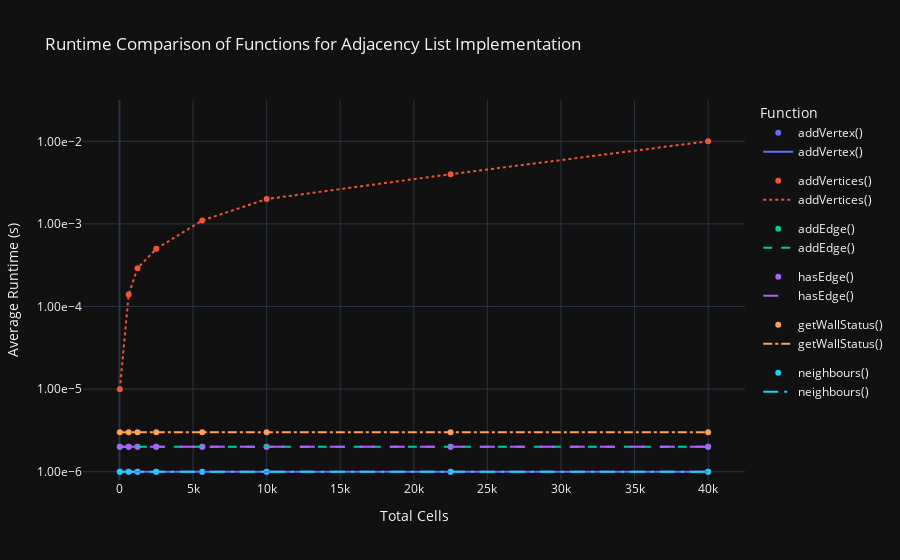

The notebook cell this image was saved under:
### Code cell
# Desired functions
functions = ['addVertex()', 'addVertices()', 'addEdge()', 'hasEdge()', 'getWallStatus()', 'neighbours()']

# Line styles and widths for each function
line_styles = ['solid', 'dot', 'dash', 'longdash', 'dashdot', 'longdashdot', 'dot', 'dash', '5px 10px 2px 2px', '10% 20% 40%']
line_widths = [2, 2, 2, 2, 2, 2, 2, 2]

# Create a scatter plot
fig_scatter = px.scatter(
    data_frame=adjListFunctionsDF,
    x='totalCells',
    y=functions,
    labels={'totalCells': 'Total Cells', 'addVertex()': 'addVertex()', 'addVertices()': 'addVertices()', 'addEdge()': 'addEdge()', 'hasEdge()': 'hasEdge', 'getWallStatus()': 'getWallStatus()', 'neighbours()': 'neighbours()'},
    title='Total Cells vs. Average Runtime for Selected Adjacency Matrix Functions',
    hover_data={'totalCells': ':.2f', 'value': ':.2e'}
)

# Create a line plot with different line styles and widths
fig_line = px.line(
    data_frame=adjListFunctionsDF,
    x='totalCells',
    y=functions,
    labels={'totalCells': 'Total Cells', 'addVertex()': 'addVertex()', 'addVertices()': 'addVertices()', 'addEdge()': 'addEdge()', 'hasEdge()': 'hasEdge', 'getWallStatus()': 'getWallStatus()', 'neighbours()': 'neighbours()'},
    hover_data={'totalCells': ':.2f', 'value': ':.2e'}
)

# Combine the scatter and line plots
fig_combine = go.Figure(data=fig_scatter.data + fig_line.data)

# Line styles and widths for each trace
for i, trace in enumerate(fig_combine.data[len(functions):]):
    trace.line.dash = line_styles[i]
    trace.line.width = line_widths[i]

# Update layout with logarithmic y-axis and scientific notation
fig_combine.update_layout(
    template='plotly_dark',
    title='Runtime Comparison of Functions for Adjacency List Implementation',
    xaxis_title='Total Cells',
    yaxis_title='Average Runtime (s)',
    legend_title='Function',
    yaxis_type='log',
    yaxis_tickformat='.2e',  # 2 decimal places
    yaxis_tickvals=[1e-7, 1e-6, 1e-5, 1e-4, 1e-3, 1e-2, 1e-1, 1e0],  # tick values
    yaxis_range=[-6.1, -1.5], 
    hoverlabel=dict(namelength=-1) 
)

fig_combine.show()

### Figure 1 — Plotly figure (JSON) as saved in the notebook; plotly's stock layout.template omitted (floating-point values rounded to 4 significant figures)
{"data": [{"hovertemplate": "variable=addVertex()<br>Total Cells=%{x:.2f}<br>value=%{y:.2e}<extra></extra>", "legendgroup": "addVertex()", "marker": {"color": "#636efa", "symbol": "circle"}, "mode": "markers", "name": "addVertex()", "orientation": "v", "showlegend": true, "type": "scatter", "x": [25, 625, 1225, 2500, 5625, 10000, 22500, 40000], "xaxis": "x", "y": [1e-06, 1e-06, 1e-06, 1e-06, 1e-06, 1e-06, 1e-06, 1e-06], "yaxis": "y"}, {"hovertemplate": "variable=addVertices()<br>Total Cells=%{x:.2f}<br>value=%{y:.2e}<extra></extra>", "legendgroup": "addVertices()", "marker": {"color": "#EF553B", "symbol": "circle"}, "mode": "markers", "name": "addVertices()", "orientation": "v", "showlegend": true, "type": "scatter", "x": [25, 625, 1225, 2500, 5625, 10000, 22500, 40000], "xaxis": "x", "y": [1e-05, 0.00014, 0.00029, 0.0005, 0.0011, 0.002, 0.004, 0.01], "yaxis": "y"}, {"hovertemplate": "variable=addEdge()<br>Total Cells=%{x:.2f}<br>value=%{y:.2e}<extra></extra>", "legendgroup": "addEdge()", "marker": {"color": "#00cc96", "symbol": "circle"}, "mode": "markers", "name": "addEdge()", "orientation": "v", "showlegend": true, "type": "scatter", "x": [25, 625, 1225, 2500, 5625, 10000, 22500, 40000], "xaxis": "x", "y": [2e-06, 2e-06, 2e-06, 2e-06, 2e-06, 2e-06, 2e-06, 2e-06], "yaxis": "y"}, {"hovertemplate": "variable=hasEdge()<br>Total Cells=%{x:.2f}<br>value=%{y:.2e}<extra></extra>", "legendgroup": "hasEdge()", "marker": {"color": "#ab63fa", "symbol": "circle"}, "mode": "markers", "name": "hasEdge()", "orientation": "v", "showlegend": true, "type": "scatter", "x": [25, 625, 1225, 2500, 5625, 10000, 22500, 40000], "xaxis": "x", "y": [2e-06, 2e-06, 2e-06, 2e-06, 2e-06, 2e-06, 2e-06, 2e-06], "yaxis": "y"}, {"hovertemplate": "variable=getWallStatus()<br>Total Cells=%{x:.2f}<br>value=%{y:.2e}<extra></extra>", "legendgroup": "getWallStatus()", "marker": {"color": "#FFA15A", "symbol": "circle"}, "mode": "markers", "name": "getWallStatus()", "orientation": "v", "showlegend": true, "type": "scatter", "x": [25, 625, 1225, 2500, 5625, 10000, 22500, 40000], "xaxis": "x", "y": [3e-06, 3e-06, 3e-06, 3e-06, 3e-06, 3e-06, 3e-06, 3e-06], "yaxis": "y"}, {"hovertemplate": "variable=neighbours()<br>Total Cells=%{x:.2f}<br>value=%{y:.2e}<extra></extra>", "legendgroup": "neighbours()", "marker": {"color": "#19d3f3", "symbol": "circle"}, "mode": "markers", "name": "neighbours()", "orientation": "v", "showlegend": true, "type": "scatter", "x": [25, 625, 1225, 2500, 5625, 10000, 22500, 40000], "xaxis": "x", "y": [1e-06, 1e-06, 1e-06, 1e-06, 1e-06, 1e-06, 1e-06, 1e-06], "yaxis": "y"}, {"hovertemplate": "variable=addVertex()<br>Total Cells=%{x:.2f}<br>value=%{y:.2e}<extra></extra>", "legendgroup": "addVertex()", "line": {"color": "#636efa", "dash": "solid", "width": 2}, "marker": {"symbol": "circle"}, "mode": "lines", "name": "addVertex()", "orientation": "v", "showlegend": true, "type": "scatter", "x": [25, 625, 1225, 2500, 5625, 10000, 22500, 40000], "xaxis": "x", "y": [1e-06, 1e-06, 1e-06, 1e-06, 1e-06, 1e-06, 1e-06, 1e-06], "yaxis": "y"}, {"hovertemplate": "variable=addVertices()<br>Total Cells=%{x:.2f}<br>value=%{y:.2e}<extra></extra>", "legendgroup": "addVertices()", "line": {"color": "#EF553B", "dash": "dot", "width": 2}, "marker": {"symbol": "circle"}, "mode": "lines", "name": "addVertices()", "orientation": "v", "showlegend": true, "type": "scatter", "x": [25, 625, 1225, 2500, 5625, 10000, 22500, 40000], "xaxis": "x", "y": [1e-05, 0.00014, 0.00029, 0.0005, 0.0011, 0.002, 0.004, 0.01], "yaxis": "y"}, {"hovertemplate": "variable=addEdge()<br>Total Cells=%{x:.2f}<br>value=%{y:.2e}<extra></extra>", "legendgroup": "addEdge()", "line": {"color": "#00cc96", "dash": "dash", "width": 2}, "marker": {"symbol": "circle"}, "mode": "lines", "name": "addEdge()", "orientation": "v", "showlegend": true, "type": "scatter", "x": [25, 625, 1225, 2500, 5625, 10000, 22500, 40000], "xaxis": "x", "y": [2e-06, 2e-06, 2e-06, 2e-06, 2e-06, 2e-06, 2e-06, 2e-06], "yaxis": "y"}, {"hovertemplate": "variable=hasEdge()<br>Total Cells=%{x:.2f}<br>value=%{y:.2e}<extra></extra>", "legendgroup": "hasEdge()", "line": {"color": "#ab63fa", "dash": "longdash", "width": 2}, "marker": {"symbol": "circle"}, "mode": "lines", "name": "hasEdge()", "orientation": "v", "showlegend": true, "type": "scatter", "x": [25, 625, 1225, 2500, 5625, 10000, 22500, 40000], "xaxis": "x", "y": [2e-06, 2e-06, 2e-06, 2e-06, 2e-06, 2e-06, 2e-06, 2e-06], "yaxis": "y"}, {"hovertemplate": "variable=getWallStatus()<br>Total Cells=%{x:.2f}<br>value=%{y:.2e}<extra></extra>", "legendgroup": "getWallStatus()", "line": {"color": "#FFA15A", "dash": "dashdot", "width": 2}, "marker": {"symbol": "circle"}, "mode": "lines", "name": "getWallStatus()", "orientation": "v", "showlegend": true, "type": "scatter", "x": [25, 625, 1225, 2500, 5625, 10000, 22500, 40000], "xaxis": "x", "y": [3e-06, 3e-06, 3e-06, 3e-06, 3e-06, 3e-06, 3e-06, 3e-06], "yaxis": "y"}, {"hovertemplate": "variable=neighbours()<br>Total Cells=%{x:.2f}<br>value=%{y:.2e}<extra></extra>", "legendgroup": "neighbours()", "line": {"color": "#19d3f3", "dash": "longdashdot", "width": 2}, "marker": {"symbol": "circle"}, "mode": "lines", "name": "neighbours()", "orientation": "v", "showlegend": true, "type": "scatter", "x": [25, 625, 1225, 2500, 5625, 10000, 22500, 40000], "xaxis": "x", "y": [1e-06, 1e-06, 1e-06, 1e-06, 1e-06, 1e-06, 1e-06, 1e-06], "yaxis": "y"}], "layout": {"autosize": true, "hoverlabel": {"namelength": -1}, "legend": {"title": {"text": "Function"}}, "title": {"text": "Runtime Comparison of Functions for Adjacency List Implementation"}, "xaxis": {"autorange": true, "range": [-2327.0, 42350.0], "title": {"text": "Total Cells"}, "type": "linear"}, "yaxis": {"range": [-6.1, -1.5], "tickformat": ".2e", "tickvals": [1e-07, 1e-06, 1e-05, 0.0001, 0.001, 0.01, 0.1, 1], "title": {"text": "Average Runtime (s)"}, "type": "log"}}}
